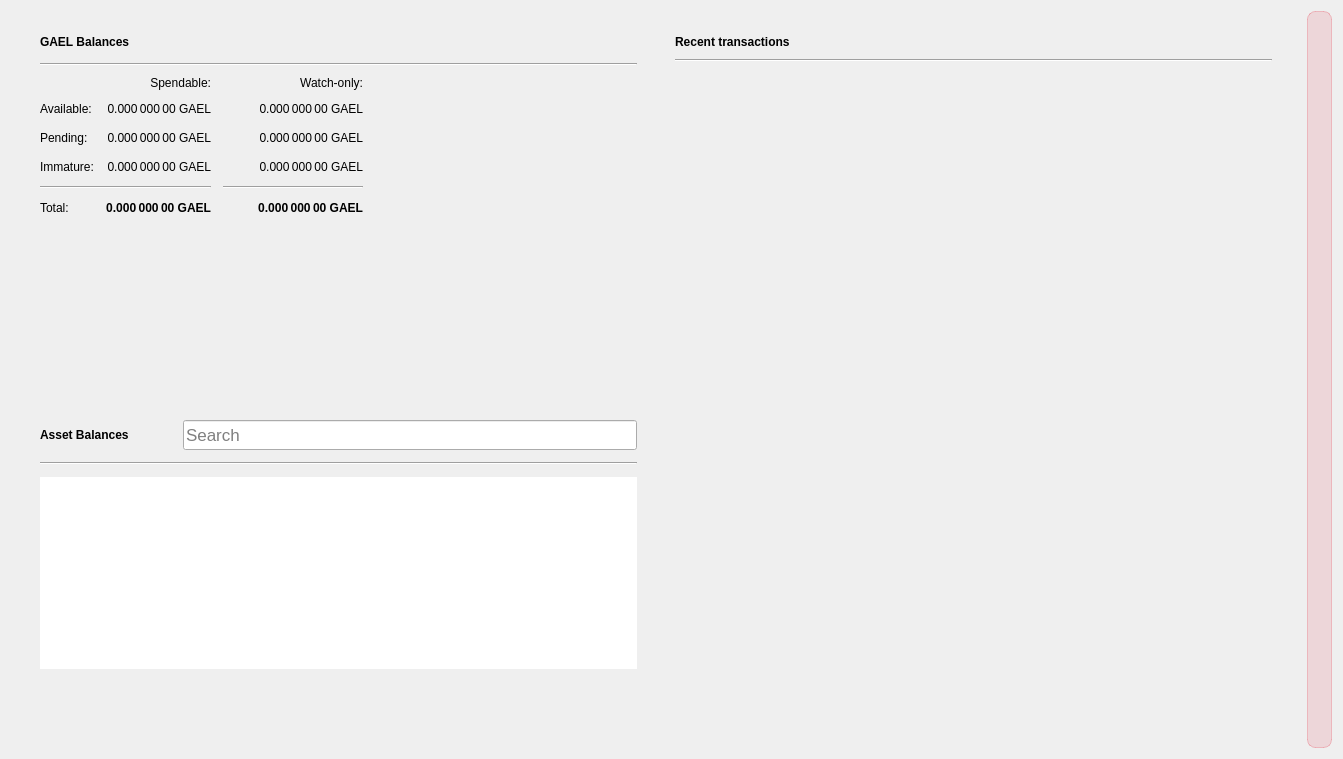
<?xml version="1.0" encoding="UTF-8"?>
<ui version="4.0">
 <class>OverviewPage</class>
 <widget class="QWidget" name="OverviewPage">
  <property name="geometry">
   <rect>
    <x>0</x>
    <y>0</y>
    <width>1343</width>
    <height>759</height>
   </rect>
  </property>
  <property name="minimumSize">
   <size>
    <width>760</width>
    <height>0</height>
   </size>
  </property>
  <property name="windowTitle">
   <string>Form</string>
  </property>
  <property name="autoFillBackground">
   <bool>false</bool>
  </property>
  <layout class="QGridLayout" name="gridLayout_3">
   <item row="0" column="1">
    <layout class="QVBoxLayout" name="verticalLayout_7">
     <property name="spacing">
      <number>0</number>
     </property>
     <property name="leftMargin">
      <number>0</number>
     </property>
     <property name="topMargin">
      <number>0</number>
     </property>
     <property name="rightMargin">
      <number>0</number>
     </property>
     <property name="bottomMargin">
      <number>0</number>
     </property>
     <item>
      <layout class="QHBoxLayout" name="horizontalLayout" stretch="0,0">
       <property name="spacing">
        <number>20</number>
       </property>
       <property name="sizeConstraint">
        <enum>QLayout::SetMinAndMaxSize</enum>
       </property>
       <property name="leftMargin">
        <number>20</number>
       </property>
       <property name="topMargin">
        <number>20</number>
       </property>
       <property name="rightMargin">
        <number>20</number>
       </property>
       <property name="bottomMargin">
        <number>20</number>
       </property>
       <item>
        <layout class="QVBoxLayout" name="verticalLayout_2">
         <property name="spacing">
          <number>0</number>
         </property>
         <property name="rightMargin">
          <number>0</number>
         </property>
         <item>
          <widget class="QFrame" name="frame">
           <property name="sizePolicy">
            <sizepolicy hsizetype="Preferred" vsizetype="Preferred">
             <horstretch>0</horstretch>
             <verstretch>0</verstretch>
            </sizepolicy>
           </property>
           <property name="minimumSize">
            <size>
             <width>350</width>
             <height>180</height>
            </size>
           </property>
           <property name="frameShape">
            <enum>QFrame::NoFrame</enum>
           </property>
           <property name="frameShadow">
            <enum>QFrame::Raised</enum>
           </property>
           <property name="lineWidth">
            <number>5</number>
           </property>
           <layout class="QVBoxLayout" name="verticalLayout_4">
            <property name="spacing">
             <number>10</number>
            </property>
            <property name="topMargin">
             <number>0</number>
            </property>
            <property name="bottomMargin">
             <number>0</number>
            </property>
            <item>
             <layout class="QHBoxLayout" name="horizontalLayout_4">
              <property name="spacing">
               <number>6</number>
              </property>
              <item>
               <widget class="QLabel" name="gaelBalancesLabel">
                <property name="font">
                 <font>
                  <weight>75</weight>
                  <bold>true</bold>
                 </font>
                </property>
                <property name="text">
                 <string>GAEL Balances</string>
                </property>
               </widget>
              </item>
              <item>
               <widget class="QPushButton" name="labelWalletStatus">
                <property name="enabled">
                 <bool>true</bool>
                </property>
                <property name="maximumSize">
                 <size>
                  <width>30</width>
                  <height>16777215</height>
                 </size>
                </property>
                <property name="toolTip">
                 <string>The displayed information may be out of date. Your wallet automatically synchronizes with the Gaelium network after a connection is established, but this process has not completed yet.</string>
                </property>
                <property name="text">
                 <string/>
                </property>
                <property name="icon">
                 <iconset>
                  <normaloff>:/icons/warning</normaloff>
                  <disabledoff>:/icons/warning</disabledoff>:/icons/warning</iconset>
                </property>
                <property name="iconSize">
                 <size>
                  <width>24</width>
                  <height>24</height>
                 </size>
                </property>
                <property name="flat">
                 <bool>true</bool>
                </property>
               </widget>
              </item>
              <item>
               <spacer name="horizontalSpacer_3">
                <property name="orientation">
                 <enum>Qt::Horizontal</enum>
                </property>
                <property name="sizeHint" stdset="0">
                 <size>
                  <width>40</width>
                  <height>20</height>
                 </size>
                </property>
               </spacer>
              </item>
             </layout>
            </item>
            <item>
             <widget class="Line" name="line_2">
              <property name="orientation">
               <enum>Qt::Horizontal</enum>
              </property>
             </widget>
            </item>
            <item>
             <layout class="QGridLayout" name="gridLayout">
              <property name="bottomMargin">
               <number>5</number>
              </property>
              <property name="spacing">
               <number>12</number>
              </property>
              <item row="3" column="2">
               <widget class="QLabel" name="labelWatchImmature">
                <property name="font">
                 <font>
                  <weight>50</weight>
                  <bold>false</bold>
                 </font>
                </property>
                <property name="cursor">
                 <cursorShape>IBeamCursor</cursorShape>
                </property>
                <property name="toolTip">
                 <string>Mined balance in watch-only addresses that has not yet matured</string>
                </property>
                <property name="text">
                 <string notr="true">0.000 000 00 GAEL</string>
                </property>
                <property name="alignment">
                 <set>Qt::AlignRight|Qt::AlignTrailing|Qt::AlignVCenter</set>
                </property>
                <property name="textInteractionFlags">
                 <set>Qt::LinksAccessibleByMouse|Qt::TextSelectableByKeyboard|Qt::TextSelectableByMouse</set>
                </property>
               </widget>
              </item>
              <item row="2" column="3">
               <spacer name="horizontalSpacer_2">
                <property name="orientation">
                 <enum>Qt::Horizontal</enum>
                </property>
                <property name="sizeHint" stdset="0">
                 <size>
                  <width>40</width>
                  <height>20</height>
                 </size>
                </property>
               </spacer>
              </item>
              <item row="1" column="0">
               <widget class="QLabel" name="labelBalanceText">
                <property name="text">
                 <string>Available:</string>
                </property>
               </widget>
              </item>
              <item row="1" column="2">
               <widget class="QLabel" name="labelWatchAvailable">
                <property name="font">
                 <font>
                  <weight>50</weight>
                  <bold>false</bold>
                 </font>
                </property>
                <property name="cursor">
                 <cursorShape>IBeamCursor</cursorShape>
                </property>
                <property name="toolTip">
                 <string>Your current balance in watch-only addresses</string>
                </property>
                <property name="text">
                 <string notr="true">0.000 000 00 GAEL</string>
                </property>
                <property name="alignment">
                 <set>Qt::AlignRight|Qt::AlignTrailing|Qt::AlignVCenter</set>
                </property>
                <property name="textInteractionFlags">
                 <set>Qt::LinksAccessibleByMouse|Qt::TextSelectableByKeyboard|Qt::TextSelectableByMouse</set>
                </property>
               </widget>
              </item>
              <item row="2" column="1">
               <widget class="QLabel" name="labelUnconfirmed">
                <property name="font">
                 <font>
                  <weight>50</weight>
                  <bold>false</bold>
                 </font>
                </property>
                <property name="cursor">
                 <cursorShape>IBeamCursor</cursorShape>
                </property>
                <property name="toolTip">
                 <string>Total of transactions that have yet to be confirmed, and do not yet count toward the spendable balance</string>
                </property>
                <property name="text">
                 <string notr="true">0.000 000 00 GAEL</string>
                </property>
                <property name="alignment">
                 <set>Qt::AlignRight|Qt::AlignTrailing|Qt::AlignVCenter</set>
                </property>
                <property name="textInteractionFlags">
                 <set>Qt::LinksAccessibleByMouse|Qt::TextSelectableByKeyboard|Qt::TextSelectableByMouse</set>
                </property>
               </widget>
              </item>
              <item row="4" column="2">
               <widget class="Line" name="lineWatchBalance">
                <property name="sizePolicy">
                 <sizepolicy hsizetype="Preferred" vsizetype="Fixed">
                  <horstretch>0</horstretch>
                  <verstretch>0</verstretch>
                 </sizepolicy>
                </property>
                <property name="minimumSize">
                 <size>
                  <width>140</width>
                  <height>0</height>
                 </size>
                </property>
                <property name="orientation">
                 <enum>Qt::Horizontal</enum>
                </property>
               </widget>
              </item>
              <item row="0" column="1">
               <widget class="QLabel" name="labelSpendable">
                <property name="text">
                 <string>Spendable:</string>
                </property>
                <property name="alignment">
                 <set>Qt::AlignRight|Qt::AlignTrailing|Qt::AlignVCenter</set>
                </property>
               </widget>
              </item>
              <item row="3" column="0">
               <widget class="QLabel" name="labelImmatureText">
                <property name="text">
                 <string>Immature:</string>
                </property>
               </widget>
              </item>
              <item row="5" column="2">
               <widget class="QLabel" name="labelWatchTotal">
                <property name="font">
                 <font>
                  <weight>75</weight>
                  <bold>true</bold>
                 </font>
                </property>
                <property name="cursor">
                 <cursorShape>IBeamCursor</cursorShape>
                </property>
                <property name="toolTip">
                 <string>Current total balance in watch-only addresses</string>
                </property>
                <property name="text">
                 <string notr="true">0.000 000 00 GAEL</string>
                </property>
                <property name="alignment">
                 <set>Qt::AlignRight|Qt::AlignTrailing|Qt::AlignVCenter</set>
                </property>
                <property name="textInteractionFlags">
                 <set>Qt::LinksAccessibleByMouse|Qt::TextSelectableByKeyboard|Qt::TextSelectableByMouse</set>
                </property>
               </widget>
              </item>
              <item row="4" column="0" colspan="2">
               <widget class="Line" name="line">
                <property name="orientation">
                 <enum>Qt::Horizontal</enum>
                </property>
               </widget>
              </item>
              <item row="0" column="2">
               <widget class="QLabel" name="labelWatchonly">
                <property name="text">
                 <string>Watch-only:</string>
                </property>
                <property name="alignment">
                 <set>Qt::AlignRight|Qt::AlignTrailing|Qt::AlignVCenter</set>
                </property>
               </widget>
              </item>
              <item row="5" column="1">
               <widget class="QLabel" name="labelTotal">
                <property name="font">
                 <font>
                  <weight>75</weight>
                  <bold>true</bold>
                 </font>
                </property>
                <property name="cursor">
                 <cursorShape>IBeamCursor</cursorShape>
                </property>
                <property name="toolTip">
                 <string>Your current total balance</string>
                </property>
                <property name="text">
                 <string notr="true">0.000 000 00 GAEL</string>
                </property>
                <property name="alignment">
                 <set>Qt::AlignRight|Qt::AlignTrailing|Qt::AlignVCenter</set>
                </property>
                <property name="textInteractionFlags">
                 <set>Qt::LinksAccessibleByMouse|Qt::TextSelectableByKeyboard|Qt::TextSelectableByMouse</set>
                </property>
               </widget>
              </item>
              <item row="1" column="1">
               <widget class="QLabel" name="labelBalance">
                <property name="font">
                 <font>
                  <weight>50</weight>
                  <bold>false</bold>
                 </font>
                </property>
                <property name="cursor">
                 <cursorShape>IBeamCursor</cursorShape>
                </property>
                <property name="toolTip">
                 <string>Your current spendable balance</string>
                </property>
                <property name="text">
                 <string notr="true">0.000 000 00 GAEL</string>
                </property>
                <property name="alignment">
                 <set>Qt::AlignRight|Qt::AlignTrailing|Qt::AlignVCenter</set>
                </property>
                <property name="textInteractionFlags">
                 <set>Qt::LinksAccessibleByMouse|Qt::TextSelectableByKeyboard|Qt::TextSelectableByMouse</set>
                </property>
               </widget>
              </item>
              <item row="2" column="0">
               <widget class="QLabel" name="labelPendingText">
                <property name="text">
                 <string>Pending:</string>
                </property>
               </widget>
              </item>
              <item row="5" column="0">
               <widget class="QLabel" name="labelTotalText">
                <property name="text">
                 <string>Total:</string>
                </property>
               </widget>
              </item>
              <item row="3" column="1">
               <widget class="QLabel" name="labelImmature">
                <property name="font">
                 <font>
                  <weight>50</weight>
                  <bold>false</bold>
                 </font>
                </property>
                <property name="cursor">
                 <cursorShape>IBeamCursor</cursorShape>
                </property>
                <property name="toolTip">
                 <string>Mined balance that has not yet matured</string>
                </property>
                <property name="text">
                 <string notr="true">0.000 000 00 GAEL</string>
                </property>
                <property name="alignment">
                 <set>Qt::AlignRight|Qt::AlignTrailing|Qt::AlignVCenter</set>
                </property>
                <property name="textInteractionFlags">
                 <set>Qt::LinksAccessibleByMouse|Qt::TextSelectableByKeyboard|Qt::TextSelectableByMouse</set>
                </property>
               </widget>
              </item>
              <item row="2" column="2">
               <widget class="QLabel" name="labelWatchPending">
                <property name="font">
                 <font>
                  <weight>50</weight>
                  <bold>false</bold>
                 </font>
                </property>
                <property name="cursor">
                 <cursorShape>IBeamCursor</cursorShape>
                </property>
                <property name="toolTip">
                 <string>Unconfirmed transactions to watch-only addresses</string>
                </property>
                <property name="text">
                 <string notr="true">0.000 000 00 GAEL</string>
                </property>
                <property name="alignment">
                 <set>Qt::AlignRight|Qt::AlignTrailing|Qt::AlignVCenter</set>
                </property>
                <property name="textInteractionFlags">
                 <set>Qt::LinksAccessibleByMouse|Qt::TextSelectableByKeyboard|Qt::TextSelectableByMouse</set>
                </property>
               </widget>
              </item>
             </layout>
            </item>
           </layout>
          </widget>
         </item>
         <item>
          <widget class="QWidget" name="assetVerticalSpaceWidget2" native="true">
           <property name="autoFillBackground">
            <bool>false</bool>
           </property>
           <layout class="QVBoxLayout" name="verticalLayout_6">
            <item>
             <spacer name="verticalSpacer_4">
              <property name="orientation">
               <enum>Qt::Vertical</enum>
              </property>
              <property name="sizeType">
               <enum>QSizePolicy::MinimumExpanding</enum>
              </property>
              <property name="sizeHint" stdset="0">
               <size>
                <width>20</width>
                <height>10</height>
               </size>
              </property>
             </spacer>
            </item>
           </layout>
          </widget>
         </item>
         <item>
          <widget class="QFrame" name="assetFrame">
           <property name="minimumSize">
            <size>
             <width>350</width>
             <height>150</height>
            </size>
           </property>
           <property name="autoFillBackground">
            <bool>true</bool>
           </property>
           <property name="frameShape">
            <enum>QFrame::NoFrame</enum>
           </property>
           <property name="frameShadow">
            <enum>QFrame::Plain</enum>
           </property>
           <property name="lineWidth">
            <number>0</number>
           </property>
           <layout class="QVBoxLayout" name="verticalLayout_5">
            <property name="spacing">
             <number>12</number>
            </property>
            <item>
             <layout class="QHBoxLayout" name="assetBalanceHorizontalLayout">
              <item alignment="Qt::AlignVCenter">
               <widget class="QLabel" name="assetBalanceLabel">
                <property name="font">
                 <font>
                  <weight>75</weight>
                  <bold>true</bold>
                 </font>
                </property>
                <property name="text">
                 <string>Asset Balances</string>
                </property>
               </widget>
              </item>
              <item>
               <widget class="QPushButton" name="labelAssetStatus">
                <property name="enabled">
                 <bool>true</bool>
                </property>
                <property name="maximumSize">
                 <size>
                  <width>30</width>
                  <height>16777215</height>
                 </size>
                </property>
                <property name="toolTip">
                 <string>The displayed information may be out of date. Your wallet automatically synchronizes with the Gaelium network after a connection is established, but this process has not completed yet.</string>
                </property>
                <property name="text">
                 <string/>
                </property>
                <property name="icon">
                 <iconset>
                  <normaloff>:/icons/warning</normaloff>
                  <disabledoff>:/icons/warning</disabledoff>:/icons/warning</iconset>
                </property>
                <property name="iconSize">
                 <size>
                  <width>24</width>
                  <height>24</height>
                 </size>
                </property>
                <property name="flat">
                 <bool>true</bool>
                </property>
               </widget>
              </item>
              <item alignment="Qt::AlignBottom">
               <widget class="QLineEdit" name="assetSearch">
                <property name="sizePolicy">
                 <sizepolicy hsizetype="Expanding" vsizetype="Preferred">
                  <horstretch>0</horstretch>
                  <verstretch>0</verstretch>
                 </sizepolicy>
                </property>
                <property name="minimumSize">
                 <size>
                  <width>0</width>
                  <height>30</height>
                 </size>
                </property>
                <property name="maximumSize">
                 <size>
                  <width>16777215</width>
                  <height>30</height>
                 </size>
                </property>
                <property name="sizeIncrement">
                 <size>
                  <width>0</width>
                  <height>0</height>
                 </size>
                </property>
                <property name="baseSize">
                 <size>
                  <width>0</width>
                  <height>0</height>
                 </size>
                </property>
                <property name="font">
                 <font>
                  <pointsize>13</pointsize>
                 </font>
                </property>
                <property name="maxLength">
                 <number>32</number>
                </property>
                <property name="frame">
                 <bool>true</bool>
                </property>
                <property name="alignment">
                 <set>Qt::AlignLeading|Qt::AlignLeft|Qt::AlignVCenter</set>
                </property>
                <property name="placeholderText">
                 <string>Search</string>
                </property>
                <property name="clearButtonEnabled">
                 <bool>true</bool>
                </property>
               </widget>
              </item>
             </layout>
            </item>
            <item>
             <widget class="Line" name="assetBalanceLine">
              <property name="orientation">
               <enum>Qt::Horizontal</enum>
              </property>
             </widget>
            </item>
            <item>
             <widget class="QListView" name="listAssets">
              <property name="frameShape">
               <enum>QFrame::NoFrame</enum>
              </property>
              <property name="lineWidth">
               <number>0</number>
              </property>
              <property name="verticalScrollMode">
               <enum>QAbstractItemView::ScrollPerItem</enum>
              </property>
             </widget>
            </item>
            <item>
             <widget class="QWidget" name="assetVerticalSpaceWidget" native="true">
              <property name="autoFillBackground">
               <bool>false</bool>
              </property>
              <layout class="QVBoxLayout" name="verticalLayout">
               <item>
                <spacer name="verticalSpacer_3">
                 <property name="orientation">
                  <enum>Qt::Vertical</enum>
                 </property>
                 <property name="sizeHint" stdset="0">
                  <size>
                   <width>20</width>
                   <height>20</height>
                  </size>
                 </property>
                </spacer>
               </item>
              </layout>
             </widget>
            </item>
           </layout>
          </widget>
         </item>
        </layout>
       </item>
       <item>
        <layout class="QVBoxLayout" name="verticalLayout_3">
         <property name="spacing">
          <number>20</number>
         </property>
         <property name="leftMargin">
          <number>0</number>
         </property>
         <item>
          <widget class="QFrame" name="frame_2">
           <property name="sizePolicy">
            <sizepolicy hsizetype="Preferred" vsizetype="Preferred">
             <horstretch>0</horstretch>
             <verstretch>0</verstretch>
            </sizepolicy>
           </property>
           <property name="minimumSize">
            <size>
             <width>350</width>
             <height>0</height>
            </size>
           </property>
           <property name="sizeIncrement">
            <size>
             <width>0</width>
             <height>300</height>
            </size>
           </property>
           <property name="frameShape">
            <enum>QFrame::NoFrame</enum>
           </property>
           <property name="frameShadow">
            <enum>QFrame::Plain</enum>
           </property>
           <property name="lineWidth">
            <number>0</number>
           </property>
           <layout class="QGridLayout" name="gridLayout_2">
            <property name="topMargin">
             <number>0</number>
            </property>
            <property name="horizontalSpacing">
             <number>12</number>
            </property>
            <item row="0" column="0">
             <layout class="QHBoxLayout" name="horizontalLayout_2">
              <property name="spacing">
               <number>6</number>
              </property>
              <item>
               <widget class="QLabel" name="recentTransactionsLabel">
                <property name="font">
                 <font>
                  <weight>75</weight>
                  <bold>true</bold>
                 </font>
                </property>
                <property name="text">
                 <string>Recent transactions</string>
                </property>
               </widget>
              </item>
              <item>
               <widget class="QPushButton" name="labelTransactionsStatus">
                <property name="enabled">
                 <bool>true</bool>
                </property>
                <property name="maximumSize">
                 <size>
                  <width>30</width>
                  <height>16777215</height>
                 </size>
                </property>
                <property name="toolTip">
                 <string>The displayed information may be out of date. Your wallet automatically synchronizes with the Gaelium network after a connection is established, but this process has not completed yet.</string>
                </property>
                <property name="text">
                 <string/>
                </property>
                <property name="icon">
                 <iconset>
                  <normaloff>:/icons/warning</normaloff>
                  <disabledoff>:/icons/warning</disabledoff>:/icons/warning</iconset>
                </property>
                <property name="iconSize">
                 <size>
                  <width>24</width>
                  <height>24</height>
                 </size>
                </property>
                <property name="flat">
                 <bool>true</bool>
                </property>
               </widget>
              </item>
              <item>
               <spacer name="horizontalSpacer">
                <property name="orientation">
                 <enum>Qt::Horizontal</enum>
                </property>
                <property name="sizeHint" stdset="0">
                 <size>
                  <width>40</width>
                  <height>20</height>
                 </size>
                </property>
               </spacer>
              </item>
             </layout>
            </item>
            <item row="2" column="0">
             <widget class="QListView" name="listTransactions">
              <property name="styleSheet">
               <string notr="true">QListView { background: transparent; }</string>
              </property>
              <property name="frameShape">
               <enum>QFrame::NoFrame</enum>
              </property>
              <property name="verticalScrollBarPolicy">
               <enum>Qt::ScrollBarAlwaysOff</enum>
              </property>
              <property name="horizontalScrollBarPolicy">
               <enum>Qt::ScrollBarAlwaysOff</enum>
              </property>
              <property name="selectionMode">
               <enum>QAbstractItemView::NoSelection</enum>
              </property>
             </widget>
            </item>
            <item row="1" column="0">
             <widget class="Line" name="line_3">
              <property name="orientation">
               <enum>Qt::Horizontal</enum>
              </property>
             </widget>
            </item>
           </layout>
          </widget>
         </item>
        </layout>
       </item>
      </layout>
     </item>
    </layout>
   </item>
   <item row="0" column="3">
    <widget class="QLabel" name="labelAlerts">
     <property name="visible">
      <bool>true</bool>
     </property>
     <property name="styleSheet">
      <string notr="true">QLabel { background-color: rgba(231, 76, 94, 0.15); color: #e74c5e; border: 1px solid rgba(231, 76, 94, 0.3); border-radius: 8px; padding: 8px; }</string>
     </property>
     <property name="wordWrap">
      <bool>true</bool>
     </property>
     <property name="margin">
      <number>3</number>
     </property>
     <property name="textInteractionFlags">
      <set>Qt::TextSelectableByMouse</set>
     </property>
    </widget>
   </item>
  </layout>
 </widget>
 <resources/>
 <connections/>
</ui>
